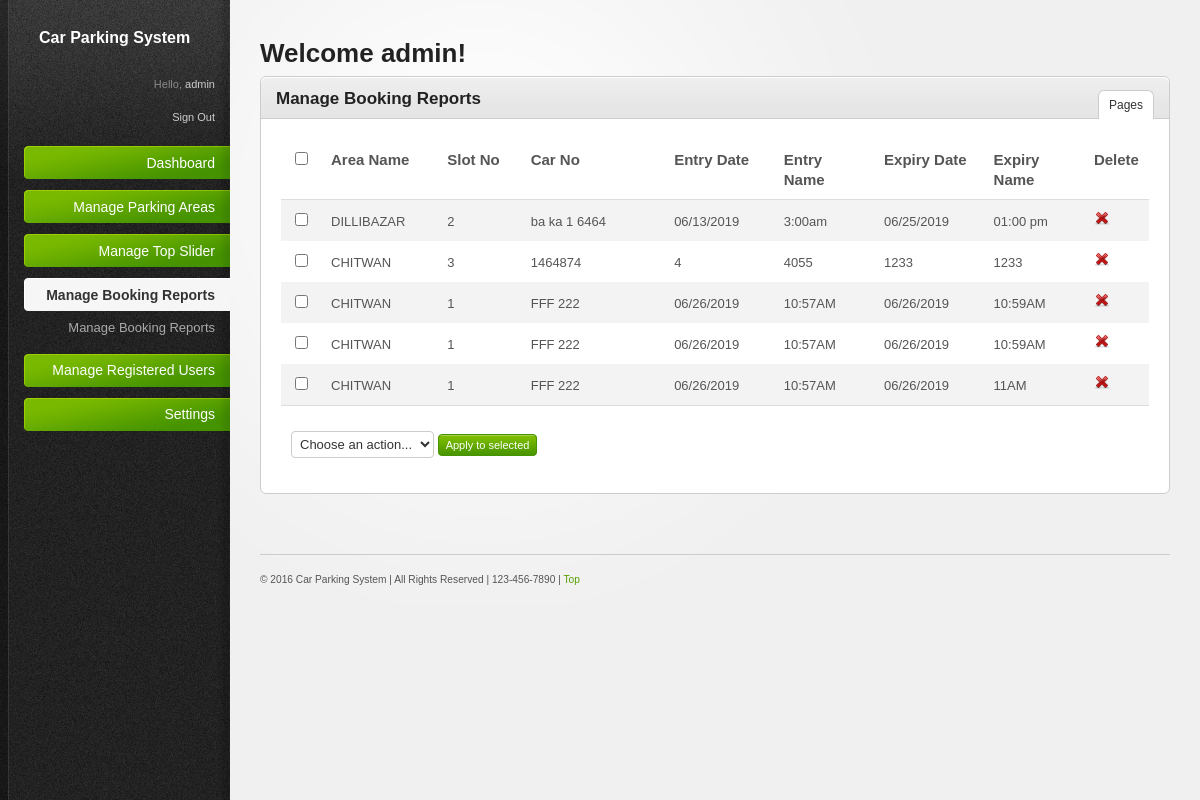
The app's page /admin/reports.php (signed in) with its own data.
### tables this page shows
CREATE TABLE `tbl_booking` (
  `id` int(11) NOT NULL,
  `areaid` varchar(255) NOT NULL,
  `slotid` varchar(255) NOT NULL,
  `carno` varchar(255) NOT NULL,
  `entrydate` varchar(25) NOT NULL,
  `entrytime` varchar(25) NOT NULL,
  `exitdate` varchar(25) NOT NULL,
  `exittime` varchar(25) NOT NULL,
  `userid` int(11) NOT NULL,
  `status` int(11) NOT NULL
);

CREATE TABLE `tbl_parkingareas` (
  `id` int(11) NOT NULL,
  `sort1` int(11) NOT NULL,
  `title` varchar(255) NOT NULL,
  `image` varchar(255) NOT NULL,
  `short_des` varchar(255) NOT NULL,
  `description` text NOT NULL,
  `status` int(11) NOT NULL
);

### admin/proj_resources/inc_files/paging.php (called while the page is built, shortened)
<?php
$pagination = new Pagination();
class Pagination
{
	var $page;
	var $size;
	var $total_records;
	function Pagination($page = null, $size = null, $total_records = null)
	{
		$this->page = $page;
		$this->size = $size;
		$this->total_records = $total_records;
	}
	function setPage($page)
	{
		$this->page = 0+$page;
	}
	function setSize($size)
	{
		$this->size = 0+$size;
	}
	function setTotalRecords($total)
	{
		$this->total_records = 0+$total;
	}
	function getLimitSql()
	{
		$sql = "LIMIT " . $this->getLimit();
		return $sql;
	}
	function getLimit()
	{
		if ($this->total_records == 0)
		{
			$lastpage = 0;
		}
		else
		{
			$lastpage = ceil($this->total_records/$this->size);
		}
		$page = $this->page;
		if ($this->page < 1)
		{
			$page = 1;
		}
		else if ($this->page > $lastpage && $lastpage > 0)
		{
			$page = $lastpage;
		}
		else
		{
			$page = $this->page;
		}
		$sql = ($page - 1) * $this->size . "," . $this->size;
		return $sql;
	}
}
?>

### admin/reports.php (the view, shortened to what this page needs)
<?php
include("proj_resources/inc_files/header_tag.php");
$total_record = mysql_num_rows(mysql_query("select * from tbl_booking"));
$pagination->setTotalRecords($total_record);
$pagination->setLink("".$pagename."?page=%s");
$sql = "SELECT * FROM tbl_booking  ORDER BY id ASC " . $pagination->getLimitSql();
$query=mysql_query($sql);
 ?>
<body>
<div id="body-wrapper">
<?php include("proj_resources/inc_files/left_sidebar.php"); ?>
		<div id="main-content">
			<h2>Welcome <?php echo $_SESSION['adm']; ?>!</h2>
			<div class="content-box">
				<div class="content-box-header">
					<h3>Manage Booking Reports</h3>
					<ul class="content-box-tabs">
						<li><a href="#tab1" <?php if(!isset($_GET['act'])) { ?>  class="default-tab" <?php } ?>>Pages</a></li>
					</ul>
				</div>
				<div class="content-box-content">
					<div class="tab-content<?php if(!isset($_GET['act'])) { ?> default-tab <?php } ?>" id="tab1">
							<form method="post" action="<?php echo $pagename; ?>">
						<table>
							<thead>
								<tr>
								   <th width="20"><input class="check-all" id="allbox" name="allbox" type="checkbox" /></th>
                                 <th width="150">Area Name</th>
		                         <th width="150">Slot No</th>
                                  <th width="303">Car No</th>
                                  <th width="150">Entry Date</th>
		                         <th width="150">Entry Name</th>
                                   <th width="150">Expiry Date</th>
		                         <th width="150">Expiry Name</th>
                                 <th width="42">Delete</th>
								</tr>
							</thead>
							<tfoot>
								<tr>
									<td colspan="6">
										<div class="bulk-actions align-left">
											<select name="dropdown" id="dropdown">
												<option value="">Choose an action...</option>
											</select>
                                            <input type="submit" class="button" value="Apply to selected" onClick="return submit_validation();">
										</div>
									</td>
								</tr>
							</tfoot>
							<tbody>
						  <?php
						   $order_counter=1;
						   while($row=mysql_fetch_array($query)){ ?>
   <?php
				 $cdate = date("m/d/Y");
				 $edate  = $row['exitdate'];
				 $slotid  = $row['slotid'];
                  if (($cdate > $edate)) {
              mysql_query("update tbl_slots SET
			   status=0
			   where slotid  = '".$slotid ."'");
                	} else {  ?>
								<tr>
									<td valign="middle"><input type="checkbox" name="all_delete[]" value="<?php echo $row['id']; ?>" /></td>
                                    <?php
								$vr =	$row['areaid'];
                        $areaname = mysql_query('SELECT * FROM  tbl_parkingareas  WHERE id = "'.$vr.'" ORDER BY id ASC');
	                    $areaname_row =@mysql_fetch_array($areaname)  ?>
                                    <td><?php echo $areaname_row['title'];?></td>
<td><?php echo $row['slotid']; ?></td>
									<td><?php echo $row['carno']; ?></td>
                                    <td><?php echo $row['entrydate']; ?></td>
                                    <td><?php echo $row['entrytime']; ?></td>
                                    <td><?php echo $row['exitdate']; ?></td>
                                     <td><?php echo $row['exittime']; ?></td>
<td valign="middle">
											<a href="<?php echo $pagename; ?>?action=delete&id=<?php echo $row['id']; ?>&slotid=<?php echo $row['slotid']; ?>&page=<?php if(isset($_REQUEST['page'])) { echo $_REQUEST['page']; }  else { echo "1"; }  ?>" onClick="return confirm('Are you sure you want to delete?')"><img src="proj_resources/images/icons/cross.png" alt="Delete" /> </a>
									</td>
								</tr>
							<?php }	$order_counter++;} ?>
							</tbody>
						</table>
						</form>
					</div>
				</div>
			</div>
			<?php include("proj_resources/inc_files/footer_inc.php"); ?>
		</div>
	</div>
</body>
</html>

### admin/proj_resources/inc_files/header_tag.php (shortened to what this page needs)
<?php
include("proj_resources/inc_files/paging.php");
$explode=explode("/",$_SERVER['REQUEST_URI']);
$pagename=$explode[count($explode)-1];
$pagename=explode("?",$pagename);
$pagename=$pagename[0];
?>
<!DOCTYPE html PUBLIC "-//W3C//DTD XHTML 1.0 Transitional//EN" "http://www.w3.org/TR/xhtml1/DTD/xhtml1-transitional.dtd">
<html xmlns="http://www.w3.org/1999/xhtml">
<head>
<link rel="stylesheet" href="proj_resources/css/reset.css" type="text/css" media="screen" />
		<link rel="stylesheet" href="proj_resources/css/style.css" type="text/css" media="screen" />
		<link rel="stylesheet" href="proj_resources/css/invalid.css" type="text/css" media="screen" />
				<link rel="stylesheet" href="proj_resources/css/message.css" type="text/css" media="screen" />
</head>

### admin/proj_resources/inc_files/left_sidebar.php (shortened to what this page needs)
  <div id="sidebar"><div id="sidebar-wrapper">
	<div style="color:#FFFFFF; width:200px; font-size:16px; padding:30px; font-weight:bold;">Car Parking System</div>
	<div id="profile-links">
		Hello, <a href="#" title="Edit your profile"><?php echo $_SESSION['adm']; ?></a><br />
		<br />
<a href="index.php?singout=1" title="Sign Out">Sign Out</a>
	</div>
	<ul id="main-nav">
		<li>
			<a href="index.php" class="nav-top-item no-submenu" >
				Dashboard
			</a>
		</li>
		<li>
		<a href="#" class="nav-top-item <?php if($pagename=='parking_areas.php') { echo "current"; } ?>">
				Manage Parking Areas
			</a>
		</li>
            <li>
		<a href="#" class="nav-top-item <?php if($pagename=='slider.php') { echo "current"; } ?>">
			 Manage Top Slider
			</a>
		</li>
		 <li>
		<a href="#" class="nav-top-item <?php if($pagename=='reports.php') { echo "current"; } ?>">
			 Manage Booking Reports
			</a>
			<ul>
				<li><a href="reports.php"> Manage Booking Reports</a></li>
			</ul>
		</li>
		<li>
		<a href="#" class="nav-top-item <?php if($pagename=='registerusers.php') { echo "current"; } ?>">
			 Manage Registered Users
			</a>
		</li>
		<li>
			<a href="#" class="nav-top-item">
				Settings
			</a>
		</li>
	</ul>
</div></div>

### admin/proj_resources/inc_files/footer_inc.php (shortened to what this page needs)
<div id="footer">
				<small>
						&#169; 2016 Car Parking System | All Rights Reserved | 123-456-7890 <a href="#"></a> | <a href="#">Top</a>
				</small>
			</div>

### admin/proj_resources/css/style.css (style rules this page uses)
html { font-size: 100%; height: 100%; margin-bottom: 1px; }
body { font-family: Arial, Helvetica, sans-serif; color: #555; background: #f0f0f0 url('../images/bg-body.gif') top left repeat-y; font-size: 12px; }
#body-wrapper { background: url('../images/bg-radial-gradient.gif') fixed 230px top no-repeat; }
h1, h2, h3, h4, h5, h6 { font-family: Helvetica, Arial, sans-serif; color: #222; font-weight: bold; }
h2 { font-size: 26px; padding: 0 0 10px 0; }
h3 { font-size: 17px; padding: 0 0 10px 0; }
a { color: #57a000; text-decoration: none; }
small { font-size: 0.85em; }
.align-left { float: left; }
.button { font-family: Verdana, Arial, sans-serif; display: inline-block; background: #459300 url('../images/bg-button-green.gif') top left repeat-x !important; border: 1px solid #459300 !important; padding: 4px 7px 4px 7px !important; color: #fff !important; font-size: 11px !important; cursor: pointer; }
#sidebar { background: url('../images/bg-sidebar.gif') top left no-repeat; width: 230px; height: 100%; position: absolute; left: 0; top: 0; color: #888; font-size: 11px; }
#sidebar #sidebar-wrapper { margin: 0 0 0 9px; }
#sidebar a, #sidebar a:active { color:#ccc; }
#sidebar #profile-links { padding: 0 15px 20px 15px; text-align: right; line-height: 1.5em; }
#sidebar #main-nav { width: 206px; padding: 0; margin: 0 0 0 15px; font-family: Helvetica, Arial, sans-serif; }
#sidebar #main-nav li { list-style: none; padding-bottom: 10px; text-align: right; }
#sidebar #main-nav li a.nav-top-item { background: transparent url('../images/bg-menu-item-green.gif') right center no-repeat; padding: 10px 15px; color: #fff; font-size: 14px; cursor: pointer; display: block; text-decoration: none; }
#sidebar #main-nav li a.current { background-image: url('../images/bg-menu-item-current.gif') !important; color: #333; font-weight: bold; }
#sidebar #main-nav ul { padding: 0; font-size: 12px; margin: 0; }
#sidebar #main-nav ul li { list-style: none; margin: 0; text-align: right; padding: 0; }
#sidebar #main-nav ul li a { padding: 8px 15px; display: block; color: #aaa; font-size: 13px; line-height: 1.2em; }
#main-content { margin: 0 30px 0 260px; padding: 40px 0 0 0; }
#footer { border-top: 1px solid #ccc; margin: 40px 0 0 0; padding: 20px 0; font-size: 12px; }
#main-content ul, #main-content ol { padding: 10px 0; }
#main-content ul li { padding: 2px 7px 3px 5px; }
.content-box { border: 1px solid #ccc; margin: 0 0 20px 0; background: #fff; }
.content-box-header { background: #e5e5e5 url('../images/bg-content-box.gif') top left repeat-x; margin-top: 1px; height: 40px; }
.content-box-header h3 { padding: 12px 15px 10px; float: left; }
ul.content-box-tabs { float: right; padding: 12px 15px 0 0 !important; margin: 0 !important; }
ul.content-box-tabs li { float: left; margin: 0; padding: 0 !important; background-image: none !important; }
ul.content-box-tabs li a { color: #333; padding: 8px 10px; display: block; margin: 1px; border-bottom: 0; }
ul.content-box-tabs li a.current { background: #fff; border: 1px solid #ccc; border-bottom: 0; margin: 0; }
.content-box-content { padding: 20px; font-size: 13px; border-top: 1px solid #ccc; }
#main-content table { width: 100%; border-collapse: collapse; }
#main-content table thead th { font-weight: bold; font-size: 15px; border-bottom: 1px solid #ddd; }
#main-content tbody { border-bottom: 1px solid #ddd; }
#main-content tbody tr.alt-row { background: #f3f3f3; }
#main-content table td, #main-content table th { padding: 10px; line-height: 1.3em; }
#main-content table tfoot td .bulk-actions { padding: 15px 0 5px 0; }
#main-content table tfoot td .bulk-actions select { padding: 4px; border: 1px solid #ccc; }
form input.text-input, form select, form textarea, form .wysiwyg { padding: 6px; font-size: 13px; background: #fff url('../images/bg-form-field.gif') top left repeat-x; border: 1px solid #d5d5d5; color: #333; }
form select { padding: 4px; background: #fff; }
form input[type="checkbox"], form input[type="radio"] { padding: 0; background: none; border: 0; }

### records on screen
tbl_booking: tbl_parkingareas.title "DILLIBAZAR", slotid "2", carno "ba ka 1 6464", entrydate "06/13/2019", entrytime "3:00am", exitdate "06/25/2019", exittime "01:00 pm"
tbl_booking: tbl_parkingareas.title "CHITWAN", slotid "3", carno "1464874", entrydate "4", entrytime "4055", exitdate "1233", exittime "1233"
tbl_booking: tbl_parkingareas.title "CHITWAN", slotid "1", carno "FFF 222", entrydate "06/26/2019", entrytime "10:57AM", exitdate "06/26/2019", exittime "10:59AM"
tbl_booking: tbl_parkingareas.title "CHITWAN", slotid "1", carno "FFF 222", entrydate "06/26/2019", entrytime "10:57AM", exitdate "06/26/2019", exittime "10:59AM"
tbl_booking: tbl_parkingareas.title "CHITWAN", slotid "1", carno "FFF 222", entrydate "06/26/2019", entrytime "10:57AM", exitdate "06/26/2019", exittime "11AM"

### other values on screen
$_SESSION['adm'] "admin"
